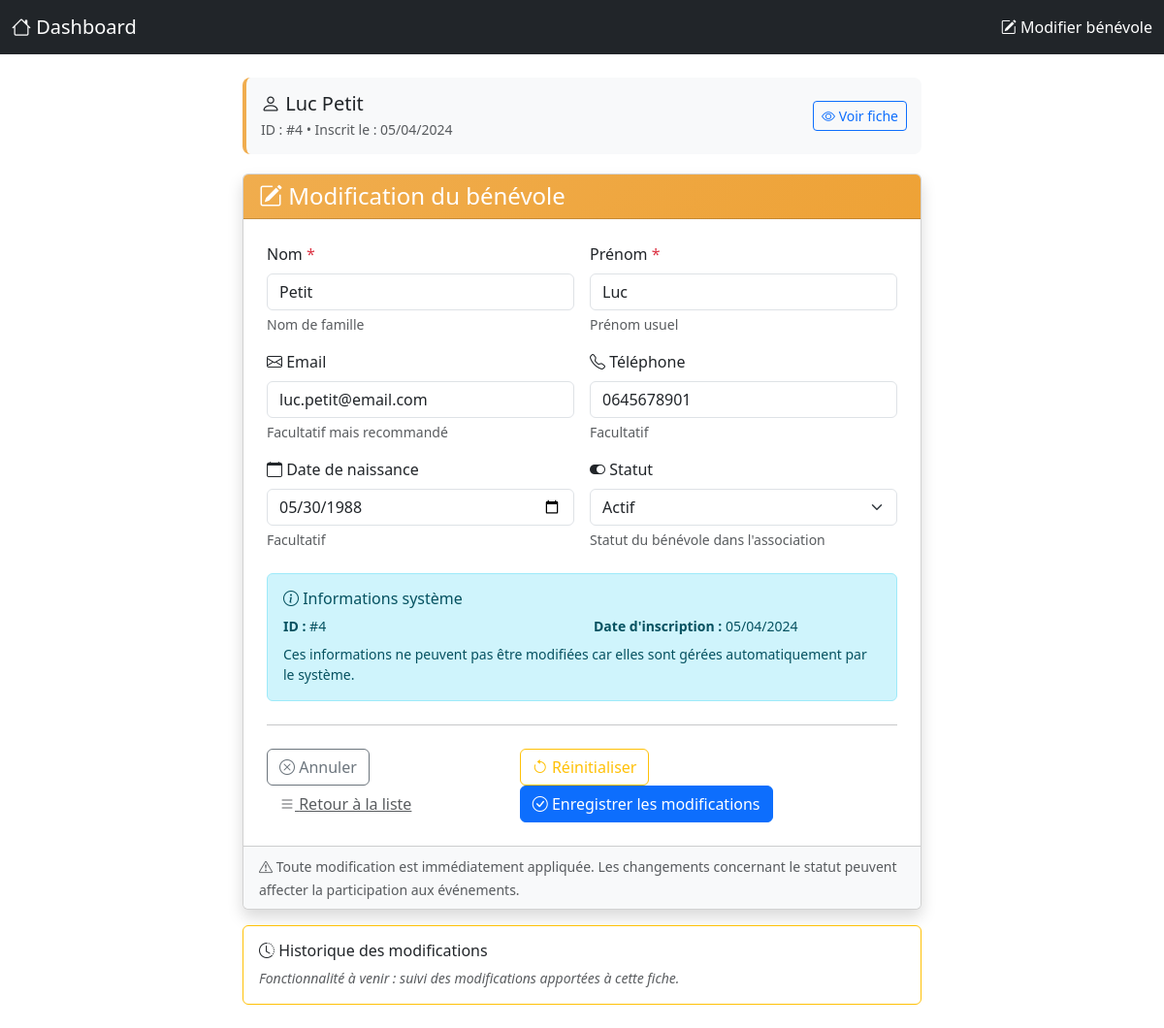
/views/admin/adherents/editFiche.php?id=4 (signed in), run on the app's committed database.
### tables this page shows
CREATE TABLE IF NOT EXISTS Benevole (
                                        id_benevole INT AUTO_INCREMENT PRIMARY KEY,
                                        nom VARCHAR(50) NOT NULL,
                                        prenom VARCHAR(50) NOT NULL,
                                        email VARCHAR(100) UNIQUE,
                                        telephone VARCHAR(20),
                                        date_naissance DATE,
                                        date_inscription DATE NOT NULL DEFAULT (CURRENT_DATE),
                                        statut ENUM('actif','inactif') DEFAULT 'actif',
                                        created_at TIMESTAMP DEFAULT CURRENT_TIMESTAMP,
                                        updated_at TIMESTAMP DEFAULT CURRENT_TIMESTAMP ON UPDATE CURRENT_TIMESTAMP,

     
                                        CHECK (date_naissance IS NULL OR date_naissance < '2100-01-01'),  
                                        CHECK (date_inscription IS NULL OR date_inscription < '2100-01-01'),

     
                                        INDEX idx_nom_prenom (nom, prenom),
                                        INDEX idx_email (email),
                                        INDEX idx_statut (statut)
);

### views/admin/adherents/editFiche.php (the view, shortened to what this page needs)
<?php
$benevole_id = (int)$_GET['id'];
$db = new Database();
$conn = $db->getConnection();
$stmt = $conn->prepare("SELECT * FROM benevole WHERE id_benevole = ?");
$stmt->execute([$benevole_id]);
$benevole = $stmt->fetch(PDO::FETCH_ASSOC);
$formData = $benevole;
$date_naissance_form = !empty($formData['date_naissance'])
    ? date('Y-m-d', strtotime($formData['date_naissance']))
    : '';
?>
<!DOCTYPE html>
<html lang="fr">
<head>
    <link href="https://cdn.jsdelivr.net/npm/bootstrap@5.3.0/dist/css/bootstrap.min.css" rel="stylesheet">
    <link rel="stylesheet" href="https://cdn.jsdelivr.net/npm/bootstrap-icons@1.10.0/font/bootstrap-icons.css">
</head>
<body>
<nav class="navbar navbar-dark bg-dark">
    <div class="container-fluid">
        <a class="navbar-brand" href="../dashboard.php">
            <i class="bi bi-house"></i> Dashboard
        </a>
        <div class="navbar-text text-white">
            <i class="bi bi-pencil-square"></i> Modifier bénévole
        </div>
    </div>
</nav>
<div class="container py-4">
    <div class="form-container">
        <div class="info-box">
            <div class="row align-items-center">
                <div class="col-md-8">
                    <h5 class="mb-1">
                        <i class="bi bi-person"></i>
                        <?php echo htmlspecialchars($formData['prenom'] . ' ' . $formData['nom']); ?>
                    </h5>
                    <p class="mb-0 text-muted small">
                        ID : #<?php echo $benevole_id; ?> •
                        Inscrit le : <?php echo date('d/m/Y', strtotime($formData['date_inscription'])); ?>
                    </p>
                </div>
                <div class="col-md-4 text-end">
                    <a href="voirDetails.php?id=<?php echo $benevole_id; ?>"
                       class="btn btn-sm btn-outline-primary">
                        <i class="bi bi-eye"></i> Voir fiche
                    </a>
                </div>
            </div>
        </div>
        <div class="card shadow">
            <div class="card-header">
                <h4 class="mb-0">
                    <i class="bi bi-pencil-square"></i> Modification du bénévole
                </h4>
            </div>
            <div class="card-body p-4">
                <form method="POST" action="">
                    <div class="row g-3">
                        <div class="col-md-6">
                            <label for="nom" class="form-label required">Nom</label>
                            <input type="text"
                                   id="nom"
                                   name="nom"
                                   class="form-control"
                                   value="<?php echo htmlspecialchars($formData['nom']); ?>"
                                   required
                                   placeholder="Dupont">
                            <div class="form-text">Nom de famille</div>
                        </div>
                        <div class="col-md-6">
                            <label for="prenom" class="form-label required">Prénom</label>
                            <input type="text"
                                   id="prenom"
                                   name="prenom"
                                   class="form-control"
                                   value="<?php echo htmlspecialchars($formData['prenom']); ?>"
                                   required
                                   placeholder="Jean">
                            <div class="form-text">Prénom usuel</div>
                        </div>
                        <div class="col-md-6">
                            <label for="email" class="form-label">
                                <i class="bi bi-envelope"></i> Email
                            </label>
                            <input type="email"
                                   id="email"
                                   name="email"
                                   class="form-control"
                                   value="<?php echo htmlspecialchars($formData['email']); ?>"
                                   placeholder="jean.dupont@email.com">
                            <div class="form-text">Facultatif mais recommandé</div>
                        </div>
                        <div class="col-md-6">
                            <label for="telephone" class="form-label">
                                <i class="bi bi-telephone"></i> Téléphone
                            </label>
                            <input type="tel"
                                   id="telephone"
                                   name="telephone"
                                   class="form-control"
                                   value="<?php echo htmlspecialchars($formData['telephone']); ?>"
                                   placeholder="06 12 34 56 78">
                            <div class="form-text">Facultatif</div>
                        </div>
                        <div class="col-md-6">
                            <label for="date_naissance" class="form-label">
                                <i class="bi bi-calendar"></i> Date de naissance
                            </label>
                            <input type="date"
                                   id="date_naissance"
                                   name="date_naissance"
                                   class="form-control"
                                   value="<?php echo htmlspecialchars($date_naissance_form); ?>"
                                   max="<?php echo date('Y-m-d'); ?>">
                            <div class="form-text">Facultatif</div>
                        </div>
                        <div class="col-md-6">
                            <label for="statut" class="form-label">
                                <i class="bi bi-toggle-on"></i> Statut
                            </label>
                            <select id="statut" name="statut" class="form-select">
                                <option value="actif" <?php echo $formData['statut'] == 'actif' ? 'selected' : ''; ?>>
                                    Actif
                                </option>
                            </select>
                            <div class="form-text">Statut du bénévole dans l'association</div>
                        </div>
                    </div>
                    <div class="alert alert-info mt-4">
                        <h6><i class="bi bi-info-circle"></i> Informations système</h6>
                        <div class="row small">
                            <div class="col-md-6">
                                <strong>ID :</strong> #<?php echo $benevole_id; ?>
                            </div>
                            <div class="col-md-6">
                                <strong>Date d'inscription :</strong>
                                <?php echo date('d/m/Y', strtotime($formData['date_inscription'])); ?>
                            </div>
                        </div>
                        <p class="mb-0 mt-2 small">
                            Ces informations ne peuvent pas être modifiées car elles sont gérées automatiquement par le système.
                        </p>
                    </div>
                    <hr class="my-4">
                    <div class="d-flex justify-content-between">
                        <div>
                            <a href="voirDetails.php?id=<?php echo $benevole_id; ?>"
                               class="btn btn-outline-secondary">
                                <i class="bi bi-x-circle"></i> Annuler
                            </a>
                            <a href="listeAdherent.php" class="btn btn-link text-muted">
                                <i class="bi bi-list"></i> Retour à la liste
                            </a>
                        </div>
                        <div>
                            <button type="reset" class="btn btn-outline-warning me-2">
                                <i class="bi bi-arrow-counterclockwise"></i> Réinitialiser
                            </button>
                            <button type="submit" class="btn btn-primary">
                                <i class="bi bi-check-circle"></i> Enregistrer les modifications
                            </button>
                        </div>
                    </div>
                </form>
            </div>
            <div class="card-footer bg-light">
                <small class="text-muted">
                    <i class="bi bi-exclamation-triangle"></i>
                    Toute modification est immédiatement appliquée.
                    Les changements concernant le statut peuvent affecter la participation aux événements.
                </small>
            </div>
        </div>
        <div class="card mt-3 border-warning">
            <div class="card-body">
                <h6><i class="bi bi-clock-history"></i> Historique des modifications</h6>
                <p class="small text-muted mb-0">
                    <i>Fonctionnalité à venir : suivi des modifications apportées à cette fiche.</i>
                </p>
            </div>
        </div>
    </div>
</div>
</body>
</html>

### views/admin/adherents/editFiche.php (style rules this page uses)
.form-container { max-width: 700px; margin: 0 auto; }
.required::after { content: " *"; color: #dc3545; }
.card-header { background: linear-gradient(135deg, #f0ad4e 0%, #eea236 100%); color: white; }
.info-box { background-color: #f8f9fa; border-radius: 8px; padding: 15px; margin-bottom: 20px; border-left: 4px solid #f0ad4e; }

### data on the page
benevole: prenom+nom "Luc Petit", date_inscription "05/04/2024", nom "Petit", prenom "Luc", email "luc.petit@email.com", telephone "0645678901", date_naissance "05/30/1988", statut "Actif"

### other printed values
$benevole_id "4"
